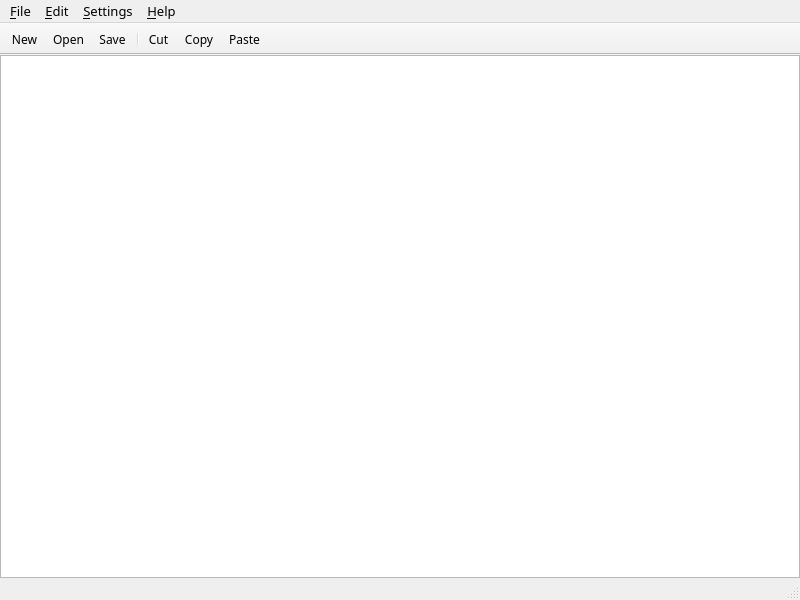
<ui version="4.0" >
 <class>MainWindow</class>
 <widget class="QMainWindow" name="MainWindow" >
  <property name="geometry" >
   <rect>
    <x>0</x>
    <y>0</y>
    <width>800</width>
    <height>600</height>
   </rect>
  </property>
  <property name="font" >
   <font>
    <family>Courier 10 Pitch</family>
   </font>
  </property>
  <property name="windowTitle" >
   <string>Cute Editor</string>
  </property>
  <widget class="QWidget" name="centralwidget" >
   <layout class="QVBoxLayout" >
    <property name="spacing" >
     <number>0</number>
    </property>
    <property name="leftMargin" >
     <number>0</number>
    </property>
    <property name="topMargin" >
     <number>0</number>
    </property>
    <property name="rightMargin" >
     <number>0</number>
    </property>
    <property name="bottomMargin" >
     <number>0</number>
    </property>
    <item>
     <widget class="QTextEdit" name="textEdit" >
      <property name="font" >
       <font>
        <pointsize>11</pointsize>
       </font>
      </property>
      <property name="cursor" stdset="0" >
       <cursorShape>IBeamCursor</cursorShape>
      </property>
      <property name="lineWrapMode" >
       <enum>QTextEdit::NoWrap</enum>
      </property>
      <property name="html" >
       <string>&lt;html>&lt;head>&lt;meta name="qrichtext" content="1" />&lt;style type="text/css">
p, li { white-space: pre-wrap; }
&lt;/style>&lt;/head>&lt;body style=" font-family:'Courier 10 Pitch'; font-size:11pt; font-weight:400; font-style:normal;">
&lt;p style="-qt-paragraph-type:empty; margin-top:0px; margin-bottom:0px; margin-left:0px; margin-right:0px; -qt-block-indent:0; text-indent:0px; font-size:9pt;">&lt;/p>&lt;/body>&lt;/html></string>
      </property>
     </widget>
    </item>
   </layout>
  </widget>
  <widget class="QMenuBar" name="menubar" >
   <property name="geometry" >
    <rect>
     <x>0</x>
     <y>0</y>
     <width>800</width>
     <height>26</height>
    </rect>
   </property>
   <property name="font" >
    <font>
     <family>Lucida Sans</family>
     <pointsize>10</pointsize>
    </font>
   </property>
   <widget class="QMenu" name="menu_File" >
    <property name="title" >
     <string>&amp;File</string>
    </property>
    <addaction name="actionNew" />
    <addaction name="actionOpen" />
    <addaction name="separator" />
    <addaction name="actionSave" />
    <addaction name="actionSave_As" />
    <addaction name="separator" />
    <addaction name="actionQuit" />
   </widget>
   <widget class="QMenu" name="menu_Edit" >
    <property name="title" >
     <string>&amp;Edit</string>
    </property>
    <addaction name="actionUndo" />
    <addaction name="actionRepeat" />
    <addaction name="separator" />
    <addaction name="actionCut" />
    <addaction name="actionCopy" />
    <addaction name="actionPaste" />
   </widget>
   <widget class="QMenu" name="menu_Help" >
    <property name="windowTitle" >
     <string>Cute Editor</string>
    </property>
    <property name="title" >
     <string>&amp;Help</string>
    </property>
    <addaction name="actionInfo" />
   </widget>
   <widget class="QMenu" name="menuSettings" >
    <property name="title" >
     <string>&amp;Settings</string>
    </property>
   </widget>
   <addaction name="menu_File" />
   <addaction name="menu_Edit" />
   <addaction name="menuSettings" />
   <addaction name="menu_Help" />
  </widget>
  <widget class="QStatusBar" name="statusbar" />
  <widget class="QToolBar" name="toolBar" >
   <property name="cursor" >
    <cursorShape>ArrowCursor</cursorShape>
   </property>
   <property name="acceptDrops" >
    <bool>false</bool>
   </property>
   <property name="windowTitle" >
    <string>Main toolbar</string>
   </property>
   <property name="movable" >
    <bool>false</bool>
   </property>
   <property name="allowedAreas" >
    <set>Qt::TopToolBarArea</set>
   </property>
   <property name="iconSize" >
    <size>
     <width>32</width>
     <height>32</height>
    </size>
   </property>
   <property name="floatable" >
    <bool>false</bool>
   </property>
   <attribute name="toolBarArea" >
    <enum>TopToolBarArea</enum>
   </attribute>
   <attribute name="toolBarBreak" >
    <bool>false</bool>
   </attribute>
   <addaction name="actionNew" />
   <addaction name="actionOpen" />
   <addaction name="actionSave" />
   <addaction name="separator" />
   <addaction name="actionCut" />
   <addaction name="actionCopy" />
   <addaction name="actionPaste" />
  </widget>
  <action name="actionNew" >
   <property name="icon" >
    <iconset resource="application.qrc" >:/toolbar/file/icons/document-new.png</iconset>
   </property>
   <property name="text" >
    <string>&amp;New</string>
   </property>
   <property name="toolTip" >
    <string>New Document</string>
   </property>
   <property name="whatsThis" >
    <string>Makes a new document</string>
   </property>
   <property name="font" >
    <font>
     <family>Lucida Sans</family>
     <pointsize>9</pointsize>
    </font>
   </property>
   <property name="shortcut" >
    <string>Ctrl+N</string>
   </property>
  </action>
  <action name="actionOpen" >
   <property name="icon" >
    <iconset resource="application.qrc" >:/toolbar/file/icons/document-open.png</iconset>
   </property>
   <property name="text" >
    <string>&amp;Open...</string>
   </property>
   <property name="toolTip" >
    <string>Open Document</string>
   </property>
   <property name="font" >
    <font>
     <family>Lucida Sans</family>
    </font>
   </property>
   <property name="shortcut" >
    <string>Ctrl+O</string>
   </property>
  </action>
  <action name="actionSave" >
   <property name="icon" >
    <iconset resource="application.qrc" >:/toolbar/file/icons/media-floppy.png</iconset>
   </property>
   <property name="text" >
    <string>&amp;Save</string>
   </property>
   <property name="toolTip" >
    <string>Save Document</string>
   </property>
   <property name="font" >
    <font>
     <family>Lucida Sans</family>
    </font>
   </property>
   <property name="shortcut" >
    <string>Ctrl+S</string>
   </property>
  </action>
  <action name="actionSave_As" >
   <property name="text" >
    <string>Save &amp;As...</string>
   </property>
   <property name="toolTip" >
    <string>Save As...</string>
   </property>
   <property name="font" >
    <font>
     <family>Lucida Sans</family>
    </font>
   </property>
  </action>
  <action name="actionQuit" >
   <property name="icon" >
    <iconset resource="application.qrc" >:/toolbar/file/icons/emblem-unreadable.png</iconset>
   </property>
   <property name="text" >
    <string>&amp;Quit</string>
   </property>
   <property name="toolTip" >
    <string>Quit Application</string>
   </property>
   <property name="font" >
    <font>
     <family>Lucida Sans</family>
    </font>
   </property>
   <property name="shortcut" >
    <string>Ctrl+Q</string>
   </property>
  </action>
  <action name="actionUndo" >
   <property name="icon" >
    <iconset resource="application.qrc" >:/toolbar/edit/icons/edit-undo.png</iconset>
   </property>
   <property name="text" >
    <string>Undo</string>
   </property>
   <property name="toolTip" >
    <string>Undo Type</string>
   </property>
   <property name="font" >
    <font>
     <family>Lucida Sans</family>
    </font>
   </property>
   <property name="shortcut" >
    <string>Ctrl+Z</string>
   </property>
  </action>
  <action name="actionRepeat" >
   <property name="icon" >
    <iconset resource="application.qrc" >:/toolbar/edit/icons/edit-redo.png</iconset>
   </property>
   <property name="text" >
    <string>Repeat</string>
   </property>
   <property name="toolTip" >
    <string>Repeat Type</string>
   </property>
   <property name="font" >
    <font>
     <family>Lucida Sans</family>
    </font>
   </property>
   <property name="shortcut" >
    <string>Ctrl+Shift+Z</string>
   </property>
  </action>
  <action name="actionCut" >
   <property name="icon" >
    <iconset resource="application.qrc" >:/toolbar/edit/icons/edit-cut.png</iconset>
   </property>
   <property name="text" >
    <string>Cu&amp;t</string>
   </property>
   <property name="toolTip" >
    <string>Cut</string>
   </property>
   <property name="font" >
    <font>
     <family>Lucida Sans</family>
    </font>
   </property>
   <property name="shortcut" >
    <string>Ctrl+X</string>
   </property>
  </action>
  <action name="actionCopy" >
   <property name="icon" >
    <iconset resource="application.qrc" >:/toolbar/edit/icons/edit-copy.png</iconset>
   </property>
   <property name="text" >
    <string>&amp;Copy</string>
   </property>
   <property name="font" >
    <font>
     <family>Lucida Sans</family>
    </font>
   </property>
   <property name="shortcut" >
    <string>Ctrl+C</string>
   </property>
  </action>
  <action name="actionPaste" >
   <property name="icon" >
    <iconset resource="application.qrc" >:/toolbar/edit/icons/edit-paste.png</iconset>
   </property>
   <property name="text" >
    <string>&amp;Paste</string>
   </property>
   <property name="font" >
    <font>
     <family>Lucida Sans</family>
    </font>
   </property>
   <property name="shortcut" >
    <string>Ctrl+P</string>
   </property>
  </action>
  <action name="actionInfo" >
   <property name="icon" >
    <iconset resource="application.qrc" >:/toolbar/file/icons/battery.png</iconset>
   </property>
   <property name="text" >
    <string>Info...</string>
   </property>
   <property name="toolTip" >
    <string>Info...</string>
   </property>
   <property name="font" >
    <font>
     <family>Lucida Sans</family>
    </font>
   </property>
   <property name="shortcut" >
    <string>Ctrl+I</string>
   </property>
  </action>
 </widget>
 <resources>
  <include location="application.qrc" />
 </resources>
 <connections/>
</ui>
